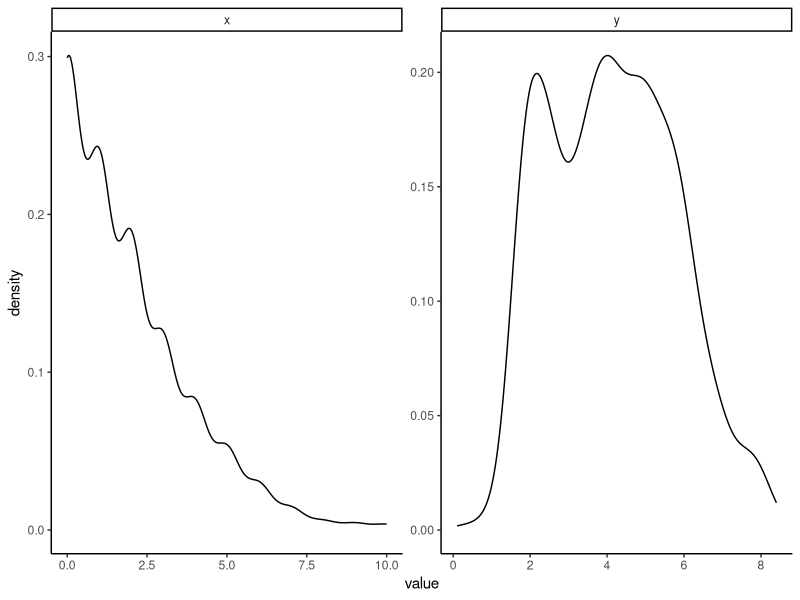
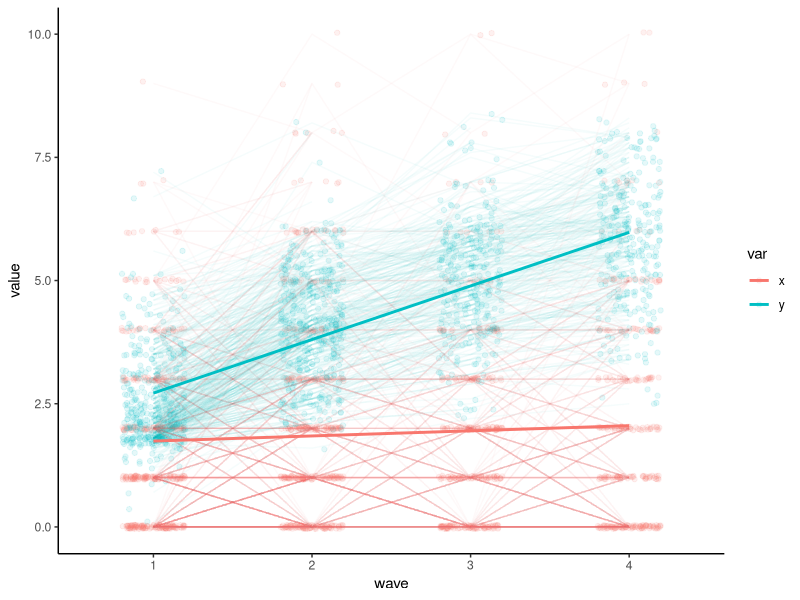

The R script that drew these images, in order: (Note: this script raises an error after producing the figures.)
## ---- chunk 1
knitr::opts_chunk$set(echo = TRUE)
## ---- chunk 2
#if you need to install anything, uncomment the below install lines for now
#install.packages('lavaan')
#install.packages('tidyverse')
require(lavaan)
require(tidyverse)
## ---- chunk 3
antiread <- read.table("srcddata.dat",
                       na.strings = c("999.00"),
                       col.names = c("anti1", "anti2", "anti3", "anti4", 
                                     "read1", "read2", "read3", "read4",
                                     "gen", "momage", "kidage", "homecog", 
                                     "homeemo", "id")
) %>%
  rename(x1 = anti1, x2 = anti2, x3 = anti3, x4 = anti4,
         y1 = read1, y2 = read2, y3 = read3, y4 = read4) %>%
  select(matches('[xy][1-4]'))

knitr::kable(summary(antiread), format = 'markdown')

antiread %>%
  mutate(pid = 1:n()) %>%
  gather(key, value, -pid) %>%
  extract(col = key, into = c('var', 'wave'), regex = '(\\w)(\\d)') %>%
  ggplot(aes(x = value)) +
  geom_density(alpha = 1) + 
  facet_wrap(~var, nrow = 1, scales = 'free') + 
  theme_classic()
  
antiread %>%
  mutate(pid = 1:n()) %>%
  gather(key, value, -pid) %>%
  extract(col = key, into = c('var', 'wave'), regex = '(\\w)(\\d)') %>%
  ggplot(aes(x = wave, y = value, color = var, group = var)) +
  geom_point(position = position_jitter(w = .2), alpha = .1) +
  geom_line(stat = 'identity', aes(group = interaction(var, pid)), alpha = .04) + 
  geom_line(stat = 'smooth', method = 'lm', size = 1) + 
  theme_classic()

## ---- chunk 4
riclpmModel <- 
'
#Note, the data contain x1-3 and y1-3
#Latent mean Structure with intercepts

kappa =~ 1*x1 + 1*x2 + 1*x3
omega =~ 1*y1 + 1*y2 + 1*y3

x1 ~ mu1*1 #intercepts
x2 ~ mu2*1
x3 ~ mu3*1
y1 ~ pi1*1
y2 ~ pi2*1
y3 ~ pi3*1

kappa ~~ kappa #variance
omega ~~ omega #variance
kappa ~~ omega #covariance

#laten vars for AR and cross-lagged effects
p1 =~ 1*x1 #each factor loading set to 1
p2 =~ 1*x2
p3 =~ 1*x3
q1 =~ 1*y1
q2 =~ 1*y2
q3 =~ 1*y3

#constrain autoregression and cross lagged effects to be the same across both lags.
p3 ~ alpha3*p2 + beta3*q2
p2 ~ alpha2*p1 + beta2*q1

q3 ~ delta3*q2 + gamma3*p2
q2 ~ delta2*q1 + gamma2*p1

p1 ~~ p1 #variance
p2 ~~ u2*p2
p3 ~~ u3*p3
q1 ~~ q1 #variance
q2 ~~ v2*q2
q3 ~~ v3*q3

p1 ~~ q1 #p1 and q1 covariance
p2 ~~ q2 #p2 and q2 covariance
p3 ~~ q3 #p2 and q2 covariance'

fit <- lavaan(riclpmModel, data = antiread,
              missing = 'ML', #for the missing data!
              int.ov.free = F,
              int.lv.free = F,
              auto.fix.first = F,
              auto.fix.single = F,
              auto.cov.lv.x = F,
              auto.cov.y = F,
              auto.var = F)
summary(fit, standardized = T)
## ---- chunk 5
clpmModel <- #yes, "Model" is redundant
'
#Note, the data contain x1-3 and y1-3
#Latent mean Structure with intercepts

kappa =~ 1*x1 + 1*x2 + 1*x3
omega =~ 1*y1 + 1*y2 + 1*y3

x1 ~ mu1*1 #intercepts
x2 ~ mu2*1
x3 ~ mu3*1
y1 ~ pi1*1
y2 ~ pi2*1
y3 ~ pi3*1

kappa ~~ 0*kappa #variance nope
omega ~~ 0*omega #variance nope
kappa ~~ 0*omega #covariance not even

#laten vars for AR and cross-lagged effects
p1 =~ 1*x1 #each factor loading set to 1
p2 =~ 1*x2
p3 =~ 1*x3
q1 =~ 1*y1
q2 =~ 1*y2
q3 =~ 1*y3

#constrain autoregression and cross lagged effects to be the same across both lags.
p3 ~ alpha3*p2 + beta3*q2
p2 ~ alpha2*p1 + beta2*q1

q3 ~ delta3*q2 + gamma3*p2
q2 ~ delta2*q1 + gamma2*p1

p1 ~~ p1 #variance
p2 ~~ u2*p2
p3 ~~ u3*p3
q1 ~~ q1 #variance
q2 ~~ v2*q2
q3 ~~ v3*q3

p1 ~~ q1 #p1 and q1 covariance
p2 ~~ q2 #p2 and q2 covariance
p3 ~~ q3 #p2 and q2 covariance'

fitCLPM <- lavaan(clpmModel, data = antiread,
              missing = 'ML', #for the missing data!
              int.ov.free = F,
              int.lv.free = F,
              auto.fix.first = F,
              auto.fix.single = F,
              auto.cov.lv.x = F,
              auto.cov.y = F,
              auto.var = F)

anova(fit, fitCLPM)
## ---- chunk 6
summary(fitCLPM, standardize = T)
## ---- chunk 7
riclpmModelConstrainedARCL <- 
'
#Note, the data contain x1-3 and y1-3
#Latent mean Structure with intercepts

kappa =~ 1*x1 + 1*x2 + 1*x3
omega =~ 1*y1 + 1*y2 + 1*y3

x1 ~ mu1*1 #intercepts
x2 ~ mu2*1
x3 ~ mu3*1
y1 ~ pi1*1
y2 ~ pi2*1
y3 ~ pi3*1

kappa ~~ kappa #variance
omega ~~ omega #variance
kappa ~~ omega #covariance

#laten vars for AR and cross-lagged effects
p1 =~ 1*x1 #each factor loading set to 1
p2 =~ 1*x2
p3 =~ 1*x3
q1 =~ 1*y1
q2 =~ 1*y2
q3 =~ 1*y3

#constrain autoregression and cross lagged effects to be the same across both lags.
p3 ~ alpha*p2 + beta*q2
p2 ~ alpha*p1 + beta*q1

q3 ~ delta*q2 + gamma*p2
q2 ~ delta*q1 + gamma*p1

p1 ~~ p1 #variance
p2 ~~ u*p2
p3 ~~ u*p3
q1 ~~ q1 #variance
q2 ~~ v*q2
q3 ~~ v*q3

p1 ~~ q1 #p1 and q1 covariance
p2 ~~ uv*q2 #p2 and q2 covariance should also be constrained to be the same as
p3 ~~ uv*q3 #p3 and q3 covariance'

fitConstrainedARCL <- lavaan(riclpmModelConstrainedARCL, data = antiread,
              missing = 'ML', #for the missing data!
              int.ov.free = F,
              int.lv.free = F,
              auto.fix.first = F,
              auto.fix.single = F,
              auto.cov.lv.x = F,
              auto.cov.y = F,
              auto.var = F)

anova(fit, fitConstrainedARCL)
## ---- chunk 8
summary(fitConstrainedARCL, standardized = T)
